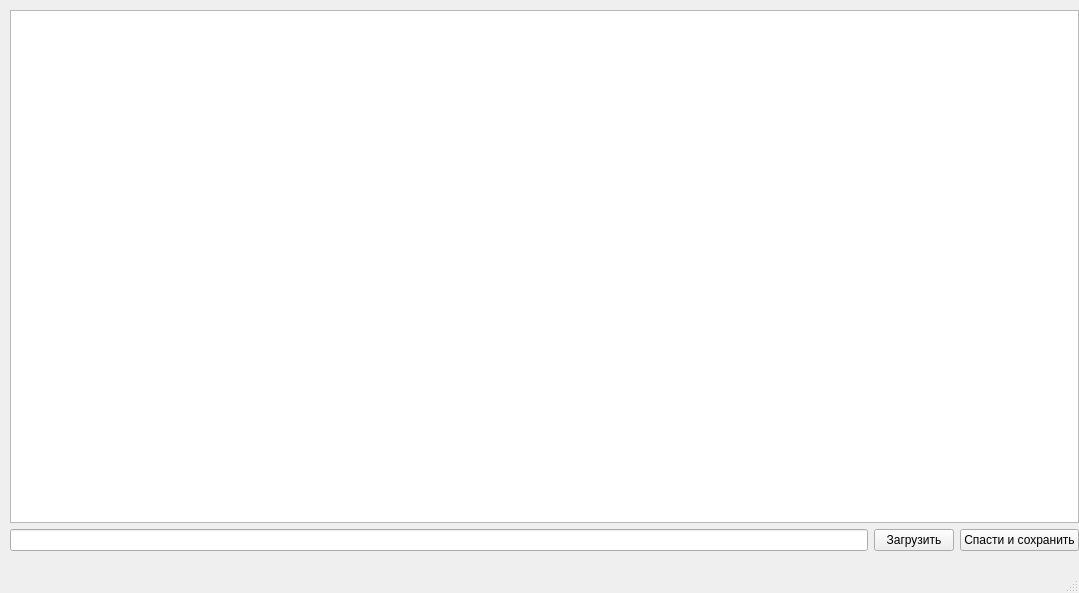
<?xml version="1.0" encoding="UTF-8"?>
<ui version="4.0">
 <class>MainWindow</class>
 <widget class="QMainWindow" name="MainWindow">
  <property name="geometry">
   <rect>
    <x>0</x>
    <y>0</y>
    <width>1079</width>
    <height>593</height>
   </rect>
  </property>
  <property name="windowTitle">
   <string>MainWindow</string>
  </property>
  <widget class="QWidget" name="centralwidget">
   <widget class="QWidget" name="">
    <property name="geometry">
     <rect>
      <x>10</x>
      <y>10</y>
      <width>1069</width>
      <height>541</height>
     </rect>
    </property>
    <layout class="QGridLayout" name="gridLayout">
     <item row="0" column="0">
      <widget class="QTextBrowser" name="textBrowser"/>
     </item>
     <item row="1" column="0">
      <layout class="QHBoxLayout" name="horizontalLayout">
       <item>
        <widget class="QLineEdit" name="lineEdit"/>
       </item>
       <item>
        <widget class="QPushButton" name="pushButton">
         <property name="text">
          <string>Загрузить</string>
         </property>
        </widget>
       </item>
       <item>
        <widget class="QPushButton" name="pushButton_2">
         <property name="text">
          <string>Спасти и сохранить</string>
         </property>
         <property name="icon">
          <iconset>
           <normaloff>../../Downloads/TV4-600x401.jpg</normaloff>../../Downloads/TV4-600x401.jpg</iconset>
         </property>
         <property name="iconSize">
          <size>
           <width>16</width>
           <height>16</height>
          </size>
         </property>
        </widget>
       </item>
      </layout>
     </item>
    </layout>
   </widget>
  </widget>
  <widget class="QMenuBar" name="menubar">
   <property name="geometry">
    <rect>
     <x>0</x>
     <y>0</y>
     <width>1079</width>
     <height>21</height>
    </rect>
   </property>
  </widget>
  <widget class="QStatusBar" name="statusbar"/>
 </widget>
 <resources/>
 <connections/>
</ui>
